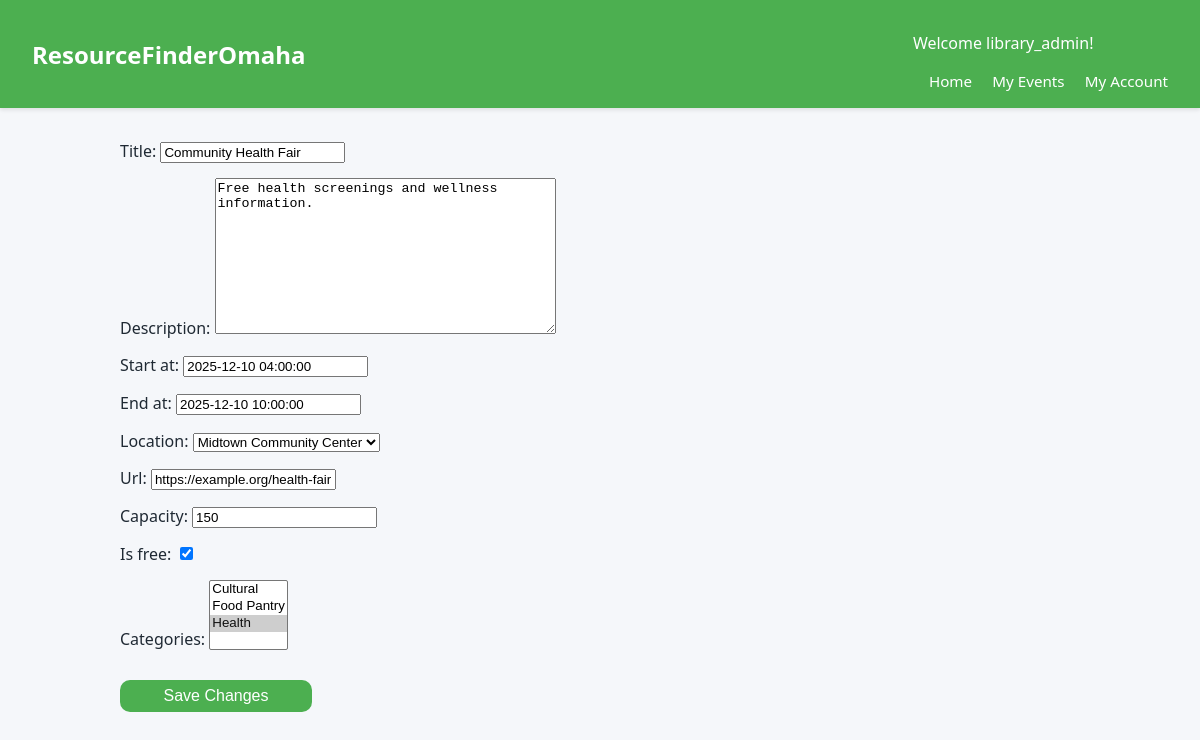
The app's page /viewevent/4/ (signed in) with its own data.
### events/models.py (models this page shows, shortened)
class TimeStamped(models.Model):
    created_at = models.DateTimeField(auto_now_add=True)
    updated_at = models.DateTimeField(auto_now=True)
    class Meta:
        abstract = True

class Event(TimeStamped):
    org = models.ForeignKey(Organization, on_delete=models.CASCADE, related_name="events")
    title = models.CharField(max_length=200)
    description = models.TextField(blank=True)
    start_at = models.DateTimeField()
    end_at = models.DateTimeField(null=True, blank=True)
    location = models.ForeignKey(Location, on_delete=models.PROTECT, related_name="events")
    is_free = models.BooleanField(default=True)
    url = models.URLField(blank=True)
    capacity = models.PositiveIntegerField(null=True, blank=True)
    categories = models.ManyToManyField(Category, related_name="events", blank=True)
    is_published = models.BooleanField(default=True)
    class Meta:
        indexes = [
            models.Index(fields=["start_at"]),
            models.Index(fields=["is_published"]),
        ]
        ordering = ["start_at"]

### events/views.py (the view)
# urls.py: path('viewevent/<int:event_id>/', event_views.viewEvent, name='viewEvent'),
def viewEvent(request, event_id):
    event = Event.objects.get(pk=event_id)
    if request.method == 'POST':
        form = EventForm(request.POST, instance=event)
        if form.is_valid():
            form.save()
            return redirect('myevents')
    else:
        form = EventForm(instance=event)
    return render(request, 'viewEvent.html', {'form' : form})

### events/forms.py
class EventForm(forms.ModelForm):
    class Meta:
        model = Event
        exclude = ['is_published']

### events/models.py (called while the page is built)
    def __str__(self) -> str:
        return self.name

    def __str__(self) -> str:
        return self.name or f"{self.address1}, {self.city}"

### events/templates/viewEvent.html (shortened to what this page needs)
{% extends "base.html" %}
{% block content %}
<div>
    <span class="form-field">{{ form.title.label_tag }} {{ form.title }}</span>
    <span class="form-field">{{ form.description.label_tag }} {{ form.description }}</span>
    <span class="form-field">{{ form.start_at.label_tag }} {{ form.start_at }}</span>
    <span class="form-field">{{ form.end_at.label_tag }} {{ form.end_at }}</span>
    <span class="form-field">{{ form.location.label_tag }} {{ form.location }}</span>
    <span class="form-field">{{ form.url.label_tag }} {{ form.url }}</span>
    <span class="form-field">{{ form.capacity.label_tag }} {{ form.capacity }}</span>
    <span class="form-field">{{ form.is_free.label_tag }} {{ form.is_free }}</span>
    <span class="form-field">{{ form.categories.label_tag }} {{ form.categories }}</span>
</div>
<div>
    <button type="submit" class="register-button">Save Changes</button>
</div>
{% endblock %}

### events/templates/base.html (shortened to what this page needs)
<!doctype html>
<html lang="en">
<head>
</head>
<body>
  <header>
    <div class="logo">ResourceFinderOmaha</div>
    <nav>
      <p class="hello-name">Welcome {{ user.username }}!</p>
      <a href="{% url 'home' %}">Home</a>
      <a href="{% url 'myevents' %}">My Events</a>
      <a href="#">My Account</a>
    </nav>
  </header>
  <main>
    {% block content %}{% endblock %}
  </main>
</body>
</html>

### events/templates/base.html (style rules this page uses)
body { margin: 0; font-family: system-ui, -apple-system, BlinkMacSystemFont, "Segoe UI", sans-serif; background: #f5f7fa; color: #1f2933; }
header { background: #4CAF50; color: white; padding: 1rem 2rem; box-shadow: 0 2px 4px rgba(0,0,0,0.1); display: flex; align-items: center; justify-content: space-between; }
header .logo { font-size: 1.5rem; font-weight: 700; }
header nav a { color: white; text-decoration: none; margin-left: 1rem; font-size: 0.95rem; }
main { max-width: 960px; margin: 2rem auto; padding: 0 1rem 3rem; }
.register-button { padding: 7px; border-radius: 10px; margin-top: 15px; margin-bottom: 15px; border: none; color: white; cursor: pointer; background-color: #4CAF50; width: 20%; font-size: 16px; text-decoration: none; text-align: center; }
.form-field { display: block; margin-bottom: 15px; }

### records on screen
Event: title "Community Health Fair", description "Free health screenings and wellness information.", start_at "2025-12-10 04:00:00", end_at "2025-12-10 10:00:00", location "Midtown Community Center", url "https://example.org/health-fair", capacity "150", is_free "☑"

### other values on screen
{{ user.username }} "library_admin"
